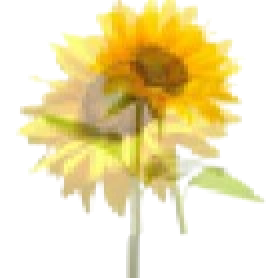
#> input picture elements/sunflowers/sunflower1.png, 139 x 139 px, given as the content of the folder flowers_k_neighbors/sunflowers/train, which was not available (shown 2 times larger)
$ python flowers_rgb.py
#> lines starting #> are read from the running program, lines starting #| are printed output that depends on the picture; pictures that were not available may be replaced by others from this repository, and a replacement may not be noted
# For working with folders
import os

# For working with arrays
import numpy as np

# For randomization
import random

# For visualization
import matplotlib.pyplot as plt

# Import K neighbors method from scikit learn
from sklearn.neighbors import KNeighborsRegressor

# For working with images
from PIL import Image

# Define which flowers you want to generate ("sunflowers"/"hyacinths"/"roses")
flower_type = "sunflowers"

# Define pathways to train and test files
flower_data_train = os.listdir(f"flowers_k_neighbors/{flower_type}/train")
flower_data_test = os.listdir(f"flowers_k_neighbors/{flower_type}/test")

# Create a list into which training data will be put
training_data = []

# For all train data of a particular flower
for file in flower_data_train:
    # Specify the file path
    img_path = os.path.join(f"flowers_k_neighbors/{flower_type}/train", file)
    # Load the image, resize it, and ensure it has 3 RGB channels
    img = Image.open(img_path)
#> img is the input picture: PIL image 139x139 RGBA; mean R, G, B, A 109.2, 96.8, 51.6, 112.3
    img = img.resize((64, 64))
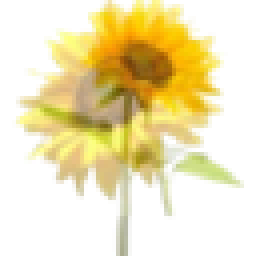
#> img: PIL image 64x64 RGBA (shown 4 times larger); mean R, G, B, A 116.5, 104.1, 58.2, 112.4; transparent parts drawn white
    img = img.convert('RGB')
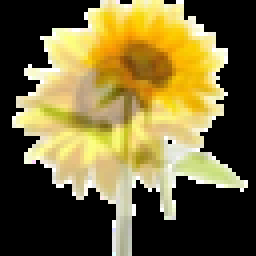
#> img: PIL image 64x64 RGB (shown 4 times larger); mean R, G, B 116.5, 104.1, 58.2
    # Turn the image into array (2D)
    img = np.asarray(img)
    # Make the 2D array 1D array
    img = img.flatten()
#> img = 12288 values, max 255 at index 87, min 0 at index 0, mean 92.9
    # Append the array to the training data list
    training_data.append(img)

# Reshuffle the training data list to avoid bias when training the data
random.shuffle(training_data)

# Turn the data into an array
data = np.asarray(training_data)

# Define how many pixels each image has (64x64 = 4096)
n_pixels = 4096

# Get the upper half of the flowers
X_train = data[:, : (n_pixels + 1) // 2]
# Get the lower half of the flowers
y_train = data[:, n_pixels // 2:]

# Create an estimator object
estimator = KNeighborsRegressor(n_neighbors=2)

# Train the estimator so that it learns a model of the data
estimator.fit(X_train, y_train)

# Create a list into which testing data will be put
testing_data = []

# For all testing data of a particular flower
for file in flower_data_test:
    # Specify the file path
    img_path = os.path.join(f"flowers_k_neighbors/{flower_type}/test", file)
    # Load the image, resize it, and ensure it has 3 RGB channels
    img = Image.open(img_path)
    img = img.resize((64, 64))
    img = img.convert('RGB')
    # Turn the image into array (2D)
    img = np.asarray(img)
    # Make the 2D array 1D array
    img = img.flatten()
    # Append the array to the data list
    testing_data.append(img)

# Reshuffle the data list
random.shuffle(testing_data)

# Turn the data into an array
input_data = np.asarray(testing_data)

# Get the upper part of the flowers
X_test = input_data[:, : (n_pixels + 1) // 2]
# Get the lower part of the flowers
y_test = input_data[:, n_pixels // 2:]

# Predict the lower part of the flowers based on the upper part
#> (the run stopped early here; a loop or call above may not have finished)

$ run again, on elements/sunflowers/sunflower5.png
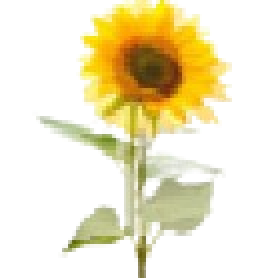
#> input picture elements/sunflowers/sunflower5.png, 139 x 139 px, given as the content of the folder flowers_k_neighbors/sunflowers/train, which was not available (shown 2 times larger)
#> img is the input picture: PIL image 139x139 RGBA; mean R, G, B, A 83.2, 75, 42, 84.3
#> `img = img.resize((64, 64))`:
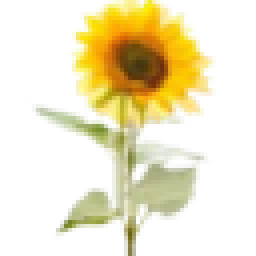
#> img: PIL image 64x64 RGBA (shown 4 times larger); mean R, G, B, A 89.1, 80.8, 47.2, 84.4; transparent parts drawn white
#> `img = img.convert('RGB')`:
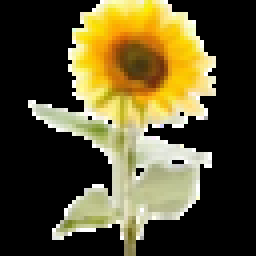
#> img: PIL image 64x64 RGB (shown 4 times larger); mean R, G, B 89.1, 80.8, 47.2
#> `img = img.flatten()`: img = 12288 values, max 255 at index 75, min 0 at index 0, mean 72.4
